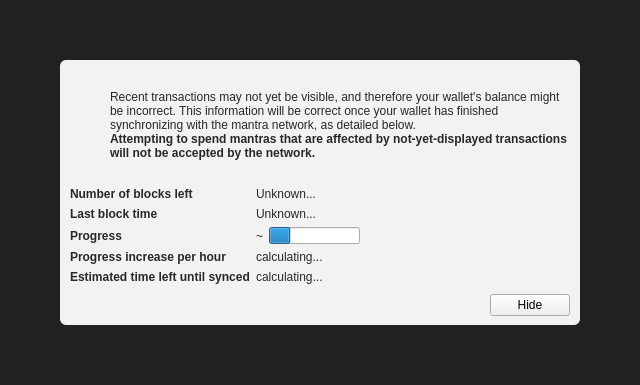
<?xml version="1.0" encoding="UTF-8"?>
<ui version="4.0">
 <class>ModalOverlay</class>
 <widget class="ModalOverlay" name="ModalOverlay">
  <property name="geometry">
   <rect>
    <x>0</x>
    <y>0</y>
    <width>640</width>
    <height>385</height>
   </rect>
  </property>
  <property name="windowTitle">
   <string>Form</string>
  </property>
  <layout class="QVBoxLayout" name="verticalLayout" stretch="0">
   <property name="sizeConstraint">
    <enum>QLayout::SetDefaultConstraint</enum>
   </property>
   <property name="leftMargin">
    <number>0</number>
   </property>
   <property name="topMargin">
    <number>0</number>
   </property>
   <property name="rightMargin">
    <number>0</number>
   </property>
   <property name="bottomMargin">
    <number>0</number>
   </property>
   <item>
    <widget class="QWidget" name="bgWidget" native="true">
     <property name="styleSheet">
      <string notr="true">#bgWidget { background: rgba(0,0,0,220); }</string>
     </property>
     <layout class="QVBoxLayout" name="verticalLayoutMain" stretch="1">
      <property name="leftMargin">
       <number>60</number>
      </property>
      <property name="topMargin">
       <number>60</number>
      </property>
      <property name="rightMargin">
       <number>60</number>
      </property>
      <property name="bottomMargin">
       <number>60</number>
      </property>
      <item>
       <widget class="QWidget" name="contentWidget" native="true">
        <property name="styleSheet">
         <string notr="true">#contentWidget { background: rgba(255,255,255,240); border-radius: 6px; }

QLabel { color: rgb(40,40,40);  }</string>
        </property>
        <layout class="QVBoxLayout" name="verticalLayoutSub" stretch="1,0,0,0">
         <property name="spacing">
          <number>0</number>
         </property>
         <property name="leftMargin">
          <number>10</number>
         </property>
         <property name="topMargin">
          <number>10</number>
         </property>
         <property name="rightMargin">
          <number>10</number>
         </property>
         <property name="bottomMargin">
          <number>10</number>
         </property>
         <item>
          <layout class="QHBoxLayout" name="horizontalLayoutIconText" stretch="0,1">
           <property name="topMargin">
            <number>20</number>
           </property>
           <item>
            <layout class="QVBoxLayout" name="verticalLayoutIcon">
             <property name="leftMargin">
              <number>0</number>
             </property>
             <item>
              <widget class="QPushButton" name="warningIcon">
               <property name="enabled">
                <bool>false</bool>
               </property>
               <property name="text">
                <string/>
               </property>
               <property name="icon">
                <iconset>
                 <normaloff>:/icons/warning</normaloff>
                 <disabledoff>:/icons/warning</disabledoff>:/icons/warning</iconset>
               </property>
               <property name="iconSize">
                <size>
                 <width>48</width>
                 <height>48</height>
                </size>
               </property>
               <property name="flat">
                <bool>true</bool>
               </property>
              </widget>
             </item>
             <item>
              <spacer name="verticalSpacerWarningIcon">
               <property name="orientation">
                <enum>Qt::Vertical</enum>
               </property>
               <property name="sizeHint" stdset="0">
                <size>
                 <width>20</width>
                 <height>40</height>
                </size>
               </property>
              </spacer>
             </item>
            </layout>
           </item>
           <item>
            <layout class="QVBoxLayout" name="verticalLayoutInfoText">
             <property name="leftMargin">
              <number>0</number>
             </property>
             <property name="topMargin">
              <number>0</number>
             </property>
             <item>
              <widget class="QLabel" name="infoText">
               <property name="text">
                <string>Recent transactions may not yet be visible, and therefore your wallet's balance might be incorrect. This information will be correct once your wallet has finished synchronizing with the mantra network, as detailed below.</string>
               </property>
               <property name="textFormat">
                <enum>Qt::RichText</enum>
               </property>
               <property name="wordWrap">
                <bool>true</bool>
               </property>
              </widget>
             </item>
             <item>
              <widget class="QLabel" name="infoTextStrong">
               <property name="font">
                <font>
                 <weight>75</weight>
                 <bold>true</bold>
                </font>
               </property>
               <property name="text">
                <string>Attempting to spend mantras that are affected by not-yet-displayed transactions will not be accepted by the network.</string>
               </property>
               <property name="textFormat">
                <enum>Qt::RichText</enum>
               </property>
               <property name="wordWrap">
                <bool>true</bool>
               </property>
              </widget>
             </item>
             <item>
              <spacer name="verticalSpacerInTextSpace">
               <property name="orientation">
                <enum>Qt::Vertical</enum>
               </property>
               <property name="sizeHint" stdset="0">
                <size>
                 <width>20</width>
                 <height>40</height>
                </size>
               </property>
              </spacer>
             </item>
            </layout>
           </item>
          </layout>
         </item>
         <item>
          <spacer name="verticalSpacerAfterText">
           <property name="orientation">
            <enum>Qt::Vertical</enum>
           </property>
           <property name="sizeHint" stdset="0">
            <size>
             <width>20</width>
             <height>40</height>
            </size>
           </property>
          </spacer>
         </item>
         <item>
          <layout class="QFormLayout" name="formLayout">
           <property name="fieldGrowthPolicy">
            <enum>QFormLayout::FieldsStayAtSizeHint</enum>
           </property>
           <property name="horizontalSpacing">
            <number>6</number>
           </property>
           <property name="verticalSpacing">
            <number>6</number>
           </property>
           <property name="topMargin">
            <number>10</number>
           </property>
           <item row="0" column="0">
            <widget class="QLabel" name="labelNumberOfBlocksLeft">
             <property name="font">
              <font>
               <weight>75</weight>
               <bold>true</bold>
              </font>
             </property>
             <property name="text">
              <string>Number of blocks left</string>
             </property>
            </widget>
           </item>
           <item row="0" column="1">
            <widget class="QLabel" name="numberOfBlocksLeft">
             <property name="text">
              <string>Unknown...</string>
             </property>
            </widget>
           </item>
           <item row="1" column="0">
            <widget class="QLabel" name="labelLastBlockTime">
             <property name="font">
              <font>
               <weight>75</weight>
               <bold>true</bold>
              </font>
             </property>
             <property name="text">
              <string>Last block time</string>
             </property>
            </widget>
           </item>
           <item row="1" column="1">
            <widget class="QLabel" name="newestBlockDate">
             <property name="sizePolicy">
              <sizepolicy hsizetype="Maximum" vsizetype="Preferred">
               <horstretch>0</horstretch>
               <verstretch>0</verstretch>
              </sizepolicy>
             </property>
             <property name="text">
              <string>Unknown...</string>
             </property>
            </widget>
           </item>
           <item row="2" column="0">
            <widget class="QLabel" name="labelSyncDone">
             <property name="font">
              <font>
               <weight>75</weight>
               <bold>true</bold>
              </font>
             </property>
             <property name="text">
              <string>Progress</string>
             </property>
            </widget>
           </item>
           <item row="2" column="1">
            <layout class="QHBoxLayout" name="horizontalLayoutSync" stretch="0,1">
             <item>
              <widget class="QLabel" name="percentageProgress">
               <property name="text">
                <string notr="true">~</string>
               </property>
              </widget>
             </item>
             <item>
              <widget class="QProgressBar" name="progressBar">
               <property name="value">
                <number>24</number>
               </property>
               <property name="format">
                <string/>
               </property>
              </widget>
             </item>
            </layout>
           </item>
           <item row="4" column="0">
            <widget class="QLabel" name="labelProgressIncrease">
             <property name="font">
              <font>
               <weight>75</weight>
               <bold>true</bold>
              </font>
             </property>
             <property name="text">
              <string>Progress increase per hour</string>
             </property>
            </widget>
           </item>
           <item row="4" column="1">
            <widget class="QLabel" name="progressIncreasePerH">
             <property name="text">
              <string>calculating...</string>
             </property>
            </widget>
           </item>
           <item row="5" column="0">
            <widget class="QLabel" name="labelEstimatedTimeLeft">
             <property name="font">
              <font>
               <weight>75</weight>
               <bold>true</bold>
              </font>
             </property>
             <property name="text">
              <string>Estimated time left until synced</string>
             </property>
            </widget>
           </item>
           <item row="5" column="1">
            <widget class="QLabel" name="expectedTimeLeft">
             <property name="text">
              <string>calculating...</string>
             </property>
            </widget>
           </item>
          </layout>
         </item>
         <item>
          <layout class="QHBoxLayout" name="horizontalLayoutButtons">
           <property name="leftMargin">
            <number>10</number>
           </property>
           <property name="topMargin">
            <number>10</number>
           </property>
           <item>
            <spacer name="horizontalSpacer">
             <property name="orientation">
              <enum>Qt::Horizontal</enum>
             </property>
             <property name="sizeHint" stdset="0">
              <size>
               <width>40</width>
               <height>20</height>
              </size>
             </property>
            </spacer>
           </item>
           <item>
            <widget class="QPushButton" name="closeButton">
             <property name="text">
              <string>Hide</string>
             </property>
            </widget>
           </item>
          </layout>
         </item>
        </layout>
       </widget>
      </item>
     </layout>
    </widget>
   </item>
  </layout>
 </widget>
 <customwidgets>
  <customwidget>
   <class>ModalOverlay</class>
   <extends>QWidget</extends>
   <header>modaloverlay.h</header>
   <container>1</container>
  </customwidget>
 </customwidgets>
 <resources/>
 <connections/>
</ui>
